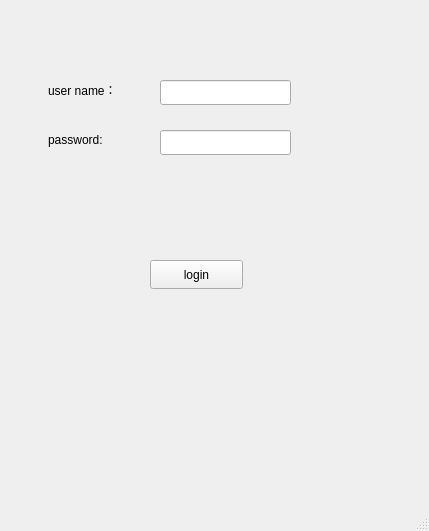
<?xml version="1.0" encoding="UTF-8"?>
<ui version="4.0">
 <class>MainWindow</class>
 <widget class="QMainWindow" name="MainWindow">
  <property name="geometry">
   <rect>
    <x>0</x>
    <y>0</y>
    <width>429</width>
    <height>531</height>
   </rect>
  </property>
  <property name="windowTitle">
   <string>MainWindow</string>
  </property>
  <widget class="QWidget" name="centralwidget">
   <widget class="QPushButton" name="pushButton">
    <property name="geometry">
     <rect>
      <x>150</x>
      <y>260</y>
      <width>93</width>
      <height>29</height>
     </rect>
    </property>
    <property name="text">
     <string>login</string>
    </property>
   </widget>
   <widget class="QLabel" name="label">
    <property name="geometry">
     <rect>
      <x>48</x>
      <y>80</y>
      <width>101</width>
      <height>20</height>
     </rect>
    </property>
    <property name="text">
     <string>user name：</string>
    </property>
   </widget>
   <widget class="QLineEdit" name="lineEdit">
    <property name="geometry">
     <rect>
      <x>160</x>
      <y>80</y>
      <width>131</width>
      <height>25</height>
     </rect>
    </property>
   </widget>
   <widget class="QLabel" name="label_2">
    <property name="geometry">
     <rect>
      <x>48</x>
      <y>130</y>
      <width>101</width>
      <height>20</height>
     </rect>
    </property>
    <property name="text">
     <string>password:</string>
    </property>
   </widget>
   <widget class="QLineEdit" name="lineEdit_2">
    <property name="geometry">
     <rect>
      <x>160</x>
      <y>130</y>
      <width>131</width>
      <height>25</height>
     </rect>
    </property>
   </widget>
  </widget>
  <widget class="QMenuBar" name="menubar">
   <property name="geometry">
    <rect>
     <x>0</x>
     <y>0</y>
     <width>429</width>
     <height>26</height>
    </rect>
   </property>
  </widget>
  <widget class="QStatusBar" name="statusbar"/>
 </widget>
 <resources/>
 <connections/>
</ui>
